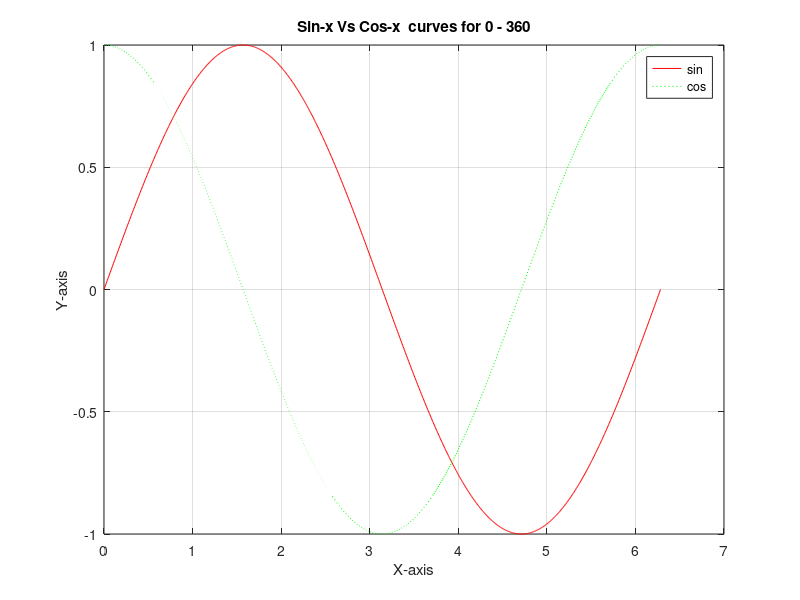

Recreate this plot in MATLAB.
%Question 1
A = [1:5; 6:10; 11:15; 16:20]; %initial metrix
disp('Initial Metrix A= ');
disp(A);
c2 = 41; %second column
A(:, 3) = c2;
r3 = 15; %thired row
A(3, :) = r3;
A(end, :) = 0;
A(:,end-1) = -1;
disp(' ');
disp('Updated Metrix A= ');
disp(A);

%Question 2
t = linspace(0, 2*pi, 1000);
plot (t, sin(t), 'r-', t, cos(t), 'g:')
% part i
xlabel("X-axis");
% part ii
ylabel("Y-axis");
% part iii
title("Sin-x Vs Cos-x  curves for 0 - 360");
% part iv
grid on;
% part v
legend("sin", "cos");

%Question 3 
% part i
x=17; %value of X
y=35; %value of Y
disp(' '); %blank line for increase readability
%check wheter Y is greater than Y
if x>y
   x  %condition true
else
  y  %condition false
endif
disp(' '); %blank line for increase readability
%Question 3 
%part ii
while x<5
  x=x+1;
endwhile
  x
